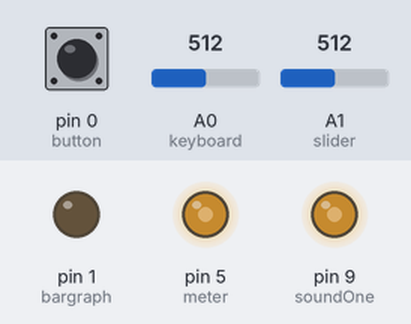
The sketch below on a simulated Arduino Uno, built with avr-gcc and run on an emulated ATmega328P. Shown: output pins drawn as LEDs (lit = HIGH). The inputs (shaded band) are chosen by the test bench; at power-on: A0 (keyboard) = 512, A1 (slider) = 512, pin 0 (button) LOW.

Above: at 1.2 s.
1.3 s: A0 (keyboard) set to 716
At 1.6 s:
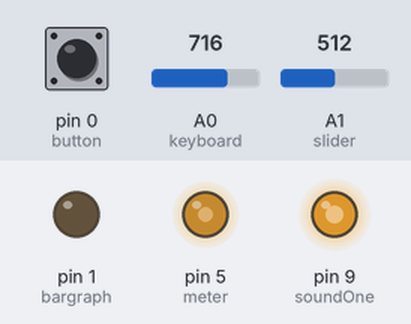
2.8 s: A1 (slider) set to 716
At 4.0 s:
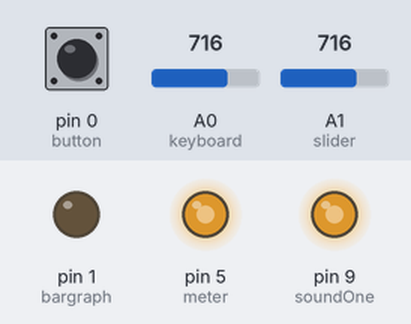
4.3 s: pin 0 (button) pulled HIGH for 0.15 s
At 4.37 s:
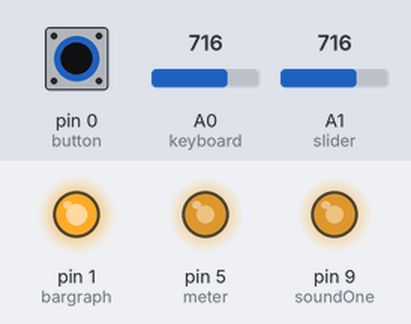
5.9 s: A0 (keyboard) set to 900
At 6.2 s:
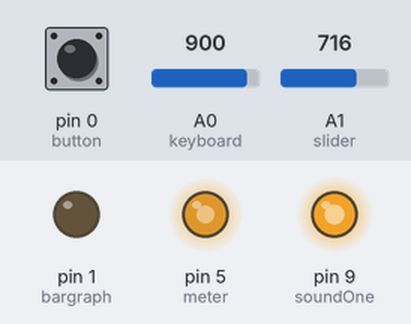
7.4 s: A1 (slider) set to 900
At 8.6 s:
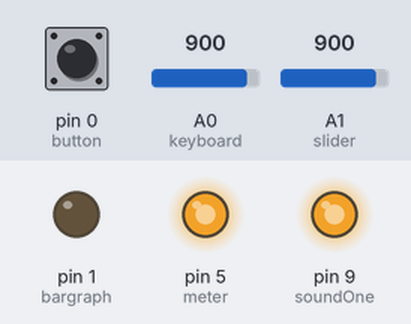
8.9 s: pin 0 (button) pulled HIGH for 1 s
At 9.7 s:
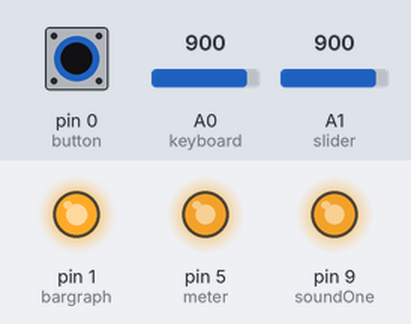
Timing chart, 0 to 11.9 s (numbered marks = the images above; inputs shaded):
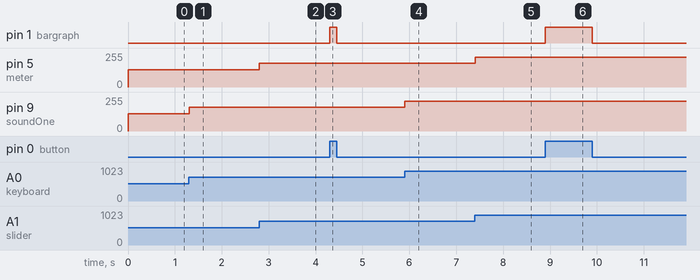

The sketch:

Sequencer.ino
```cpp
/* Sequencer for LittleBits Korg Analog Synth bits.
 *
 *  A "One Button User Interface" is used.
 *
 *  Initial Setup and Calibration
 *  - Set number of measures sequence will have
 *  - Calibrate the voltage of the Keyboard
 *
 *  Input Sequence Steps
 *  - Choose note using keyboard
 *  - Choose duration using slider
 *  - Single-click to enter and go to next step
 *  - Double-click to have a rest instead of a note
 *  - Triple-click to back up a step
 *  - Long-click to enter playback mode
 *
 *  Playback Mode
 *  - Use slider to set speed of playback
 *
 *  Daniel Henderson, Christmas, 2016
 */

// Input ports on device will have
// specific Bits attached to them.
byte button = 0;
byte keyboard = A0;
byte slider = A1;

byte soundOne = 9;
byte bargraph = 1;
byte meter = 5;

// Global variables
bool buttonDown;
int slideValue;
int keyboardValue;


void setup() {
  // initialize input and output ports
  pinMode(button, INPUT);
  pinMode(keyboard, INPUT);
  pinMode(slider, INPUT);

  pinMode(soundOne, OUTPUT);
  pinMode(bargraph, OUTPUT);
  pinMode(meter, OUTPUT);


}

void nextNote(int *note) {
  int adjustedNote = *note / 4;
  analogWrite(soundOne, (adjustedNote));

}

void meterDisplay(int displayValue) {
  int adjustedValue = displayValue / 4;
  analogWrite(meter, adjustedValue);
}

void loop() {
  // main event loop.
  buttonDown = digitalRead(button);

  if (buttonDown) {
    digitalWrite(bargraph, 1);
  } else {
    digitalWrite(bargraph, 0);
  }

  Serial.println("Button value is:");
  Serial.println(buttonDown);

  slideValue = analogRead(slider);

  meterDisplay(slideValue);

  Serial.println("Slider value is:");
  Serial.println(slideValue);

  while (slideValue > 0) {
    Serial.print("*");
    slideValue -= 10;
  }
  Serial.println();

  keyboardValue = analogRead(keyboard);

  nextNote(&keyboardValue);

  Serial.println("Keyboard value is:");
  Serial.println(keyboardValue);


}
```

Measured:
- after the input at 1.3 s, pin 9 (soundOne): 128/255 → 179/255 at once
- after the input at 2.8 s, pin 5 (meter): 128/255 → 179/255 at once
- after the input at 4.3 s, pin 1 (bargraph): LOW → HIGH at once, → LOW 0.15 s later
- after the input at 5.9 s, pin 9 (soundOne): 179/255 → 225/255 at once
- after the input at 7.4 s, pin 5 (meter): 179/255 → 225/255 at once
- after the input at 8.9 s, pin 1 (bargraph): LOW → HIGH at once, → LOW 1.0 s later
